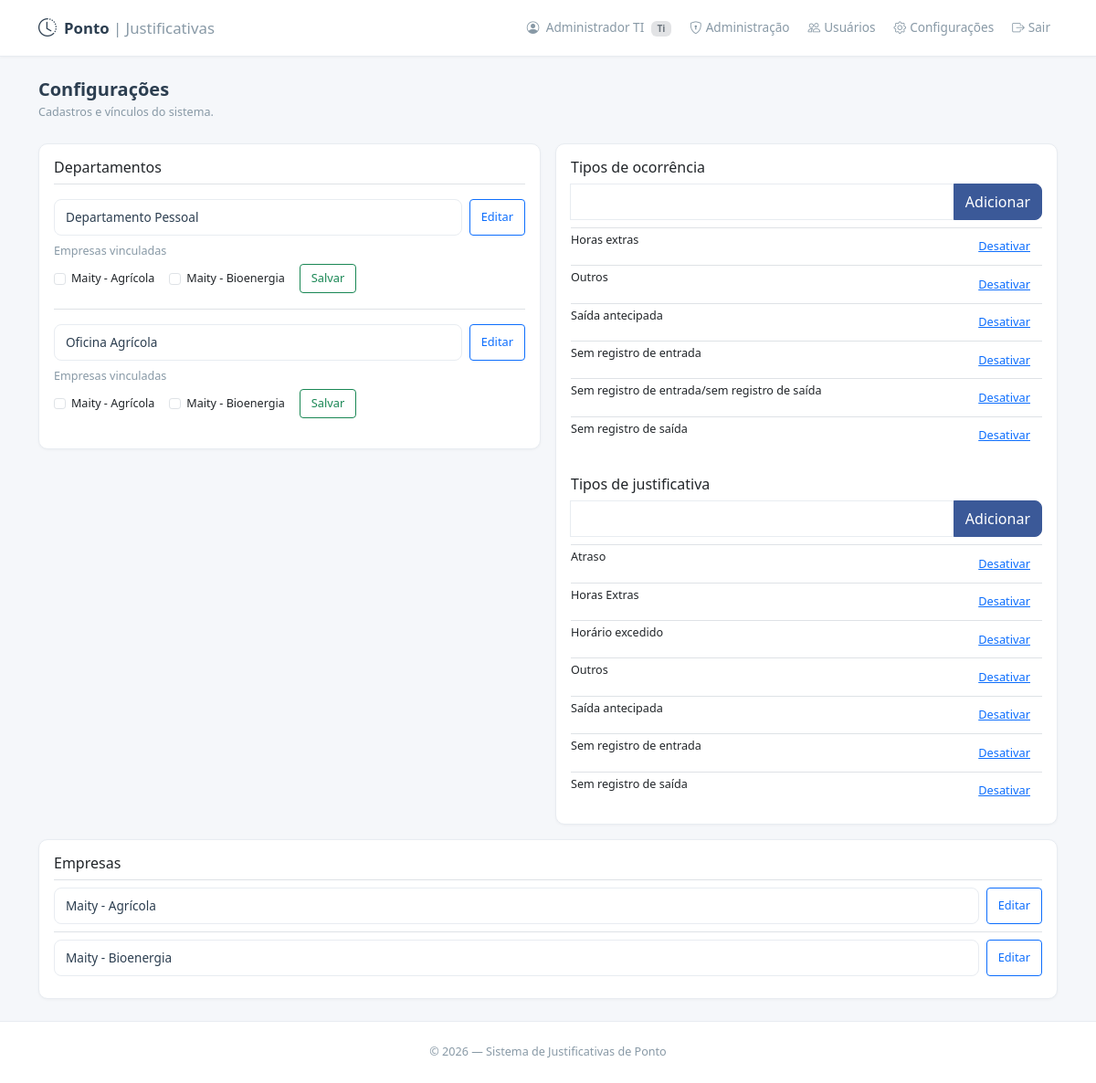
Before: /configuracoes (signed in) with the older database file.
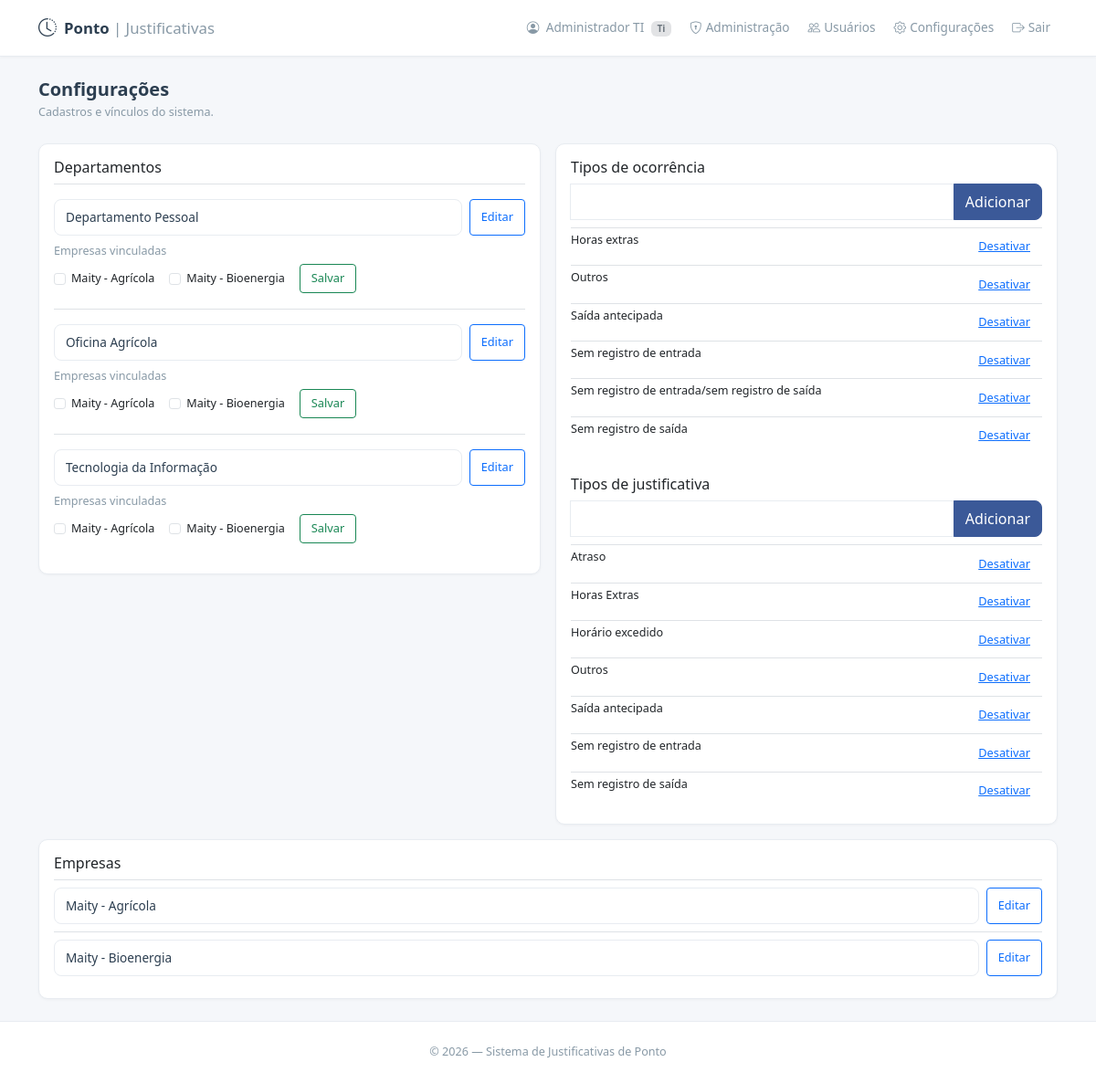
After: the same page with the newer database file.
### models.py (models this page shows)
class Area(db.Model):
    __tablename__ = 'areas'
    id = db.Column(db.Integer, primary_key=True)
    nome = db.Column(db.String(100), unique=True, nullable=False)
    ativo = db.Column(db.Boolean, default=True, nullable=False)
    empresas = db.relationship('Empresa', secondary='area_empresas', back_populates='areas')

class Empresa(db.Model):
    __tablename__ = 'empresas'
    id = db.Column(db.Integer, primary_key=True)
    nome = db.Column(db.String(120), unique=True, nullable=False)
    ativo = db.Column(db.Boolean, default=True, nullable=False)
    areas = db.relationship('Area', secondary='area_empresas', back_populates='empresas')

class TipoOcorrencia(db.Model):
    __tablename__ = 'tipos_ocorrencia'
    id = db.Column(db.Integer, primary_key=True)
    nome = db.Column(db.String(80), unique=True, nullable=False)
    ativo = db.Column(db.Boolean, default=True, nullable=False)

class TipoJustificativa(db.Model):
    __tablename__ = 'tipos_justificativa'
    id = db.Column(db.Integer, primary_key=True)
    nome = db.Column(db.String(80), unique=True, nullable=False)
    ativo = db.Column(db.Boolean, default=True, nullable=False)
    criado_em = db.Column(db.DateTime, default=lambda: datetime.now(timezone.utc))

### app.py (the view)
@app.route('/configuracoes')
@login_required
@perfil_requerido('dp', 'ti')
def configuracoes():
    return render_template('configuracoes.html', areas=Area.query.order_by(Area.nome).all(), empresas=Empresa.query.order_by(Empresa.nome).all(), colaboradores=Colaborador.query.order_by(Colaborador.nome).all(), tipos=TipoJustificativa.query.order_by(TipoJustificativa.nome).all(), tipos_ocorrencia=TipoOcorrencia.query.order_by(TipoOcorrencia.nome).all())

### app.py (called while the page is built)
@login_manager.user_loader
def load_user(user_id):
    return db.session.get(Usuario, int(user_id))

@app.context_processor
def inject_now():
    return {'now': datetime.now}

def perfil_requerido(*perfis):
    def decorator(f):
        @wraps(f)
        def wrapper(*args, **kwargs):
            if current_user.perfil not in perfis:
                flash('Acesso não autorizado.', 'danger')
                return redirect(url_for('dashboard'))
            return f(*args, **kwargs)
        return wrapper
    return decorator

### templates/configuracoes.html (shortened to what this page needs)
{% extends "base.html" %}
{% block content %}<h5 class="fw-600 mb-1">Configurações</h5><p class="text-muted small mb-4">Cadastros e vínculos do sistema.</p><div class="row g-3"><div class="col-lg-6"><div class="card card-clean"><div class="card-body"><h6>Departamentos</h6>{% for area in areas %}<div class="border-top py-3"><form method="POST" action="{{ url_for('editar_area', area_id=area.id) }}" class="d-flex gap-2 mb-2"><input type="hidden" name="csrf_token" value="{{ csrf_token() }}"><input class="form-control form-control-sm" name="nome" value="{{ area.nome }}" required maxlength="100"><button class="btn btn-sm btn-outline-primary">Editar</button></form><form method="POST" action="{{ url_for('vincular_area_empresas', area_id=area.id) }}"><input type="hidden" name="csrf_token" value="{{ csrf_token() }}"><div class="small text-muted mb-1">Empresas vinculadas</div>{% for empresa in empresas if empresa.ativo %}<label class="form-check form-check-inline small"><input class="form-check-input" type="checkbox" name="empresa_ids" value="{{ empresa.id }}" {% if empresa in area.empresas %}checked{% endif %}>{{ empresa.nome }}</label>{% endfor %}<button class="btn btn-sm btn-outline-success">Salvar</button></form></div>{% endfor %}</div></div></div><div class="col-lg-6"><div class="card card-clean"><div class="card-body"><h6>Tipos de ocorrência</h6><form method="POST" action="{{ url_for('cadastrar_ocorrencia') }}" class="input-group mb-2"><input type="hidden" name="csrf_token" value="{{ csrf_token() }}"><input class="form-control" name="nome" maxlength="80" required><button class="btn btn-primary">Adicionar</button></form>{% for item in tipos_ocorrencia if item.ativo %}<div class="d-flex justify-content-between border-top py-1 small">{{ item.nome }}<form method="POST" action="{{ url_for('alternar_ocorrencia', tipo_id=item.id) }}"><input type="hidden" name="csrf_token" value="{{ csrf_token() }}"><button class="btn btn-link btn-sm">Desativar</button></form></div>{% endfor %}<h6 class="mt-4">Tipos de justificativa</h6><form method="POST" action="{{ url_for('cadastrar_tipo') }}" class="input-group mb-2"><input type="hidden" name="csrf_token" value="{{ csrf_token() }}"><input class="form-control" name="nome" maxlength="80" required><button class="btn btn-primary">Adicionar</button></form>{% for item in tipos if item.ativo %}<div class="d-flex justify-content-between border-top py-1 small">{{ item.nome }}<form method="POST" action="{{ url_for('alternar_tipo', tipo_id=item.id) }}"><input type="hidden" name="csrf_token" value="{{ csrf_token() }}"><button class="btn btn-link btn-sm">Desativar</button></form></div>{% endfor %}</div></div></div></div>{% if current_user.perfil == 'ti' %}<div class="card card-clean mt-3"><div class="card-body"><h6>Empresas</h6>{% for empresa in empresas %}<form method="POST" action="{{ url_for('editar_empresa', empresa_id=empresa.id) }}" class="d-flex gap-2 border-top py-2"><input type="hidden" name="csrf_token" value="{{ csrf_token() }}"><input class="form-control form-control-sm" name="nome" value="{{ empresa.nome }}" required maxlength="120"><button class="btn btn-sm btn-outline-primary">Editar</button></form>{% endfor %}</div></div>{% endif %}{% endblock %}

Changed rows visible on the page:
added Area: nome "Tecnologia da Informação", Empresa (nome "Maity - Agrícola"), Empresa (nome "Maity - Bioenergia")
